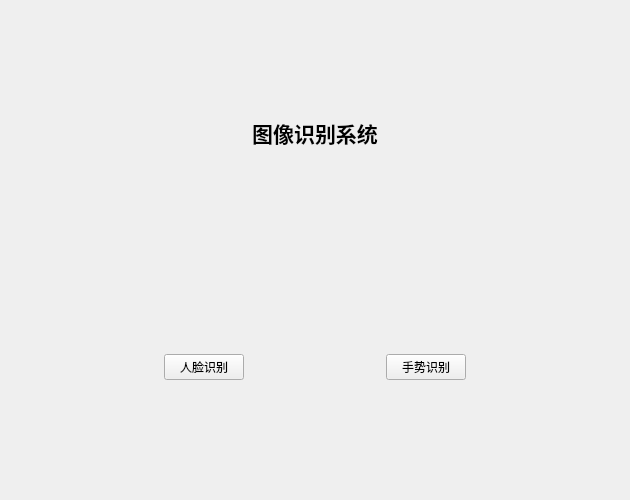
<?xml version="1.0" encoding="UTF-8"?>
<ui version="4.0">
 <class>MainWindow</class>
 <widget class="QMainWindow" name="MainWindow">
  <property name="geometry">
   <rect>
    <x>0</x>
    <y>0</y>
    <width>630</width>
    <height>500</height>
   </rect>
  </property>
  <property name="windowTitle">
   <string>MainWindow</string>
  </property>
  <property name="styleSheet">
   <string notr="true"/>
  </property>
  <widget class="QWidget" name="centralwidget">
   <property name="autoFillBackground">
    <bool>false</bool>
   </property>
   <property name="styleSheet">
    <string notr="true">QWidget#centralwidgt
{
    background-image: url(:/image/background.jpg)
}</string>
   </property>
   <layout class="QHBoxLayout" name="horizontalLayout_2">
    <item>
     <widget class="QWidget" name="widget" native="true">
      <layout class="QVBoxLayout" name="verticalLayout">
       <item>
        <widget class="QLabel" name="title">
         <property name="font">
          <font>
           <family>Arial Black</family>
           <pointsize>16</pointsize>
           <weight>75</weight>
           <bold>true</bold>
          </font>
         </property>
         <property name="autoFillBackground">
          <bool>false</bool>
         </property>
         <property name="styleSheet">
          <string notr="true">background-color:transparent;</string>
         </property>
         <property name="text">
          <string>图像识别系统</string>
         </property>
         <property name="textFormat">
          <enum>Qt::AutoText</enum>
         </property>
         <property name="alignment">
          <set>Qt::AlignCenter</set>
         </property>
        </widget>
       </item>
       <item>
        <widget class="QWidget" name="choose" native="true">
         <property name="autoFillBackground">
          <bool>false</bool>
         </property>
         <property name="styleSheet">
          <string notr="true"/>
         </property>
         <layout class="QHBoxLayout" name="horizontalLayout">
          <item>
           <spacer name="horizontalSpacer_2">
            <property name="orientation">
             <enum>Qt::Horizontal</enum>
            </property>
            <property name="sizeHint" stdset="0">
             <size>
              <width>40</width>
              <height>20</height>
             </size>
            </property>
           </spacer>
          </item>
          <item>
           <widget class="QPushButton" name="faceDetect">
            <property name="text">
             <string>人脸识别</string>
            </property>
            <property name="flat">
             <bool>false</bool>
            </property>
           </widget>
          </item>
          <item>
           <spacer name="horizontalSpacer">
            <property name="orientation">
             <enum>Qt::Horizontal</enum>
            </property>
            <property name="sizeHint" stdset="0">
             <size>
              <width>119</width>
              <height>20</height>
             </size>
            </property>
           </spacer>
          </item>
          <item>
           <widget class="QPushButton" name="handDetect">
            <property name="text">
             <string>手势识别</string>
            </property>
            <property name="flat">
             <bool>false</bool>
            </property>
           </widget>
          </item>
          <item>
           <spacer name="horizontalSpacer_3">
            <property name="orientation">
             <enum>Qt::Horizontal</enum>
            </property>
            <property name="sizeHint" stdset="0">
             <size>
              <width>40</width>
              <height>20</height>
             </size>
            </property>
           </spacer>
          </item>
         </layout>
        </widget>
       </item>
      </layout>
     </widget>
    </item>
   </layout>
  </widget>
 </widget>
 <resources/>
 <connections/>
</ui>
